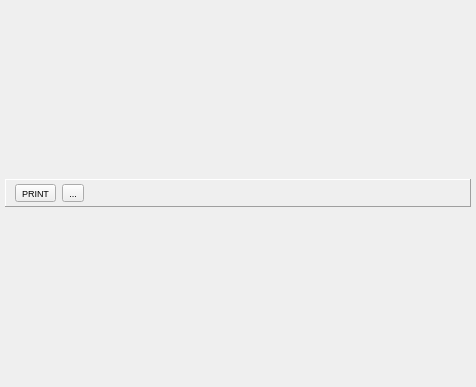
<?xml version="1.0" encoding="UTF-8"?>
<ui version="4.0">
 <class>DPrint</class>
 <widget class="QFrame" name="DPrint">
  <property name="geometry">
   <rect>
    <x>0</x>
    <y>0</y>
    <width>476</width>
    <height>387</height>
   </rect>
  </property>
  <property name="windowTitle">
   <string>Frame</string>
  </property>
  <property name="frameShadow">
   <enum>QFrame::Raised</enum>
  </property>
  <layout class="QVBoxLayout" name="verticalLayout">
   <property name="spacing">
    <number>6</number>
   </property>
   <property name="leftMargin">
    <number>5</number>
   </property>
   <property name="topMargin">
    <number>5</number>
   </property>
   <property name="rightMargin">
    <number>5</number>
   </property>
   <property name="bottomMargin">
    <number>5</number>
   </property>
   <item>
    <widget class="QFrame" name="toolBar">
     <property name="sizePolicy">
      <sizepolicy hsizetype="Preferred" vsizetype="Fixed">
       <horstretch>0</horstretch>
       <verstretch>0</verstretch>
      </sizepolicy>
     </property>
     <property name="frameShape">
      <enum>QFrame::Panel</enum>
     </property>
     <property name="frameShadow">
      <enum>QFrame::Raised</enum>
     </property>
     <layout class="QHBoxLayout" name="horizontalLayout">
      <property name="topMargin">
       <number>3</number>
      </property>
      <property name="bottomMargin">
       <number>3</number>
      </property>
      <item>
       <widget class="QToolButton" name="print">
        <property name="font">
         <font>
          <pointsize>7</pointsize>
         </font>
        </property>
        <property name="text">
         <string>PRINT</string>
        </property>
       </widget>
      </item>
      <item>
       <widget class="QToolButton" name="toolButton_2">
        <property name="font">
         <font>
          <pointsize>7</pointsize>
         </font>
        </property>
        <property name="text">
         <string>...</string>
        </property>
       </widget>
      </item>
      <item>
       <spacer name="horizontalSpacer">
        <property name="orientation">
         <enum>Qt::Horizontal</enum>
        </property>
        <property name="sizeHint" stdset="0">
         <size>
          <width>40</width>
          <height>20</height>
         </size>
        </property>
       </spacer>
      </item>
     </layout>
    </widget>
   </item>
  </layout>
 </widget>
 <resources/>
 <connections/>
</ui>
